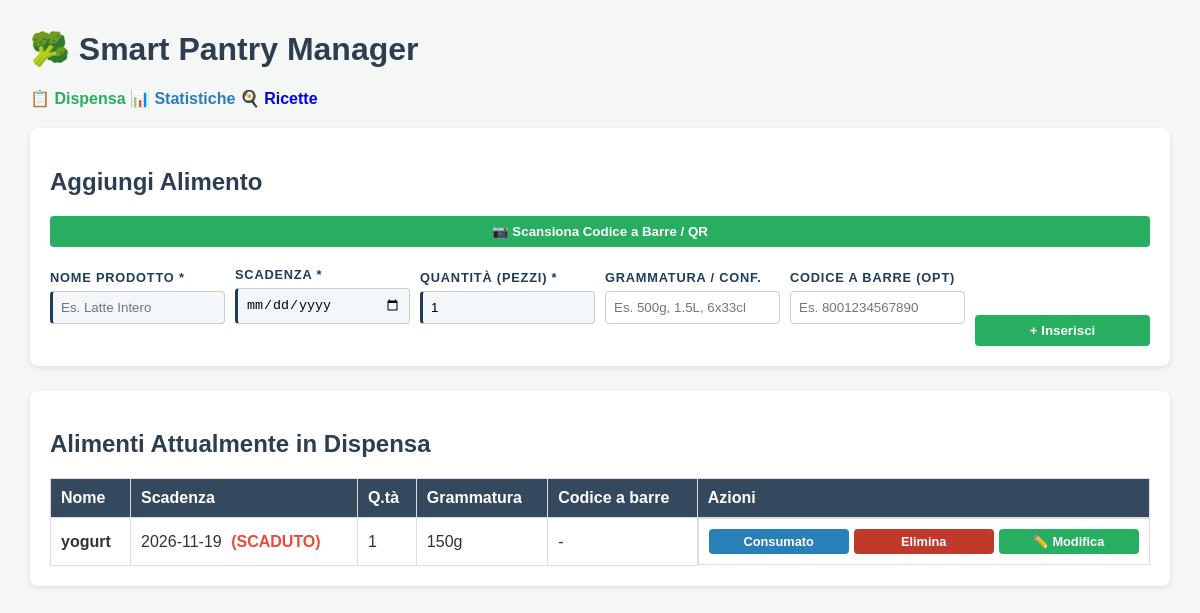
The page / on the database its author committed.
### tables this page shows
CREATE TABLE pantry_items (
    id INTEGER PRIMARY KEY AUTOINCREMENT,
    name TEXT NOT NULL,
    expiration_date DATE NOT NULL,
    quantity INTEGER NOT NULL DEFAULT 1,
    unit_size TEXT,
    barcode TEXT,
    status TEXT NOT NULL DEFAULT 'in_pantry',
    updated_at DATE NOT NULL DEFAULT (DATE('now'))
);

### app.py (the view)
@app.route('/')
def index():
    process_pantry_lifecycle()
    today_str = date.today().isoformat()
    conn = get_db_connection()
    items = conn.execute("""
        SELECT * FROM pantry_items
        WHERE status = 'in_pantry'
        ORDER BY expiration_date ASC
    """).fetchall()
    conn.close()
    return render_template('index.html', items=items, today_str=today_str)

### app.py (called while the page is built, shortened)
def process_pantry_lifecycle():
    today = date.today()
    cutoff_date = today - timedelta(days=7)
    cutoff_str = cutoff_date.isoformat() #formato AAAA-MM-GG
    conn = get_db_connection()
    conn.execute("""
        UPDATE pantry_items
        SET status = 'wasted', updated_at = DATE('now')
        WHERE status = 'in_pantry'
          AND expiration_date < ?
    """, (cutoff_str,))
    conn.commit()
    resolved_items = conn.execute("""
        SELECT id, quantity, status, expiration_date,
               strftime('%Y', expiration_date) AS exp_year,
               strftime('%m', expiration_date) AS exp_month
        FROM pantry_items
        WHERE status IN ('consumed', 'wasted')
    """).fetchall()  #lista di tuple
    conn.close()

### db.py (called while the page is built)
def get_db_connection():
    conn = sqlite3.connect(DATABASE_NAME)
    conn.row_factory = sqlite3.Row
    """risultati  restituiti come dizionari row['year']"""
    return conn

### templates/index.html (shortened to what this page needs)
{% extends "base.html" %}
{% block content %}
<div class="card">
    <h2>Aggiungi Alimento</h2>
    <div class="scan-box">
        <button type="button" id="start-scan-btn" class="btn-secondary">📷 Scansiona Codice a Barre / QR</button>
    </div>
<form action="/add" method="POST">
    <div>
        <label for="name">Nome Prodotto * </label>
        <input type="text" id="name" name="name" required placeholder="Es. Latte Intero">
        <span id="name-error" class="error-message"></span>
    </div>
    <div>
        <label for="expiration_date">Scadenza * </label>
        <input type="date" id="expiration_date" name="expiration_date" required>
        <span id="exp-error" class="error-message"></span>
    </div>
    <div>
        <label for="quantity">Quantità (Pezzi) *</label>
        <input type="number" id="quantity" name="quantity" value="1" min="1" required>
        <span id="quantity-error" class="error-message"></span>
    </div>
    <div>
        <label for="unit_size">Grammatura / Conf. </label>
        <input type="text" id="unit_size" name="unit_size" placeholder="Es. 500g, 1.5L, 6x33cl">
        <span id="unit-error" class="error-message"></span>
    </div>
    <div>
        <label for="barcode-input">Codice a barre (Opt)</label>
        <input type="text" id="barcode-input" name="barcode" placeholder="Es. 8001234567890">
        <span id="barcode-error" class="error-message"></span>
    </div>
    <div>
        <button type="submit" id="submit-btn" class="btn-primary">+ Inserisci</button>
    </div>
</form>
</div>
<div class="card">
    <h2>Alimenti Attualmente in Dispensa</h2>
    {% if items %}
    <table>
        <thead>
            <tr>
                <th>Nome</th>
                <th>Scadenza</th>
                <th>Q.tà</th>
                <th>Grammatura</th>
                <th>Codice a barre</th>
                <th>Azioni</th>
            </tr>
        </thead>
        <tbody>
            {% for item in items %}
            <tr>
                <td><strong>{{ item['name'] }}</strong></td>
                <td>
                    {{ item['expiration_date'] }}
                    {% if item['expiration_date'] < today_str %}
                        <span class="badge-expired">(SCADUTO)</span>
                    {% endif %}
                </td>
                <td>{{ item['quantity'] }}</td>
                <td>{{ item['unit_size'] if item['unit_size'] else '-' }}</td>
                <td>{{ item['barcode'] if item['barcode'] else '-' }}</td>
                <td class="actions-cell">
                    <form action="/update_status/{{ item['id'] }}/consumed" method="POST" class="inline-form">
                        <button type="submit" class="btn-action btn-consumed">Consumato</button>
                    </form>
                    <form action="/delete/{{ item['id'] }}" method="POST" class="inline-form">
                        <button type="submit" class="btn-action btn-delete">Elimina</button>
                    </form>
                    <button type="button"
                            class="btn-action btn-edit-item "
                            data-id="{{ item['id'] }}"
                            data-name="{{ item['name'] }}"
                            data-quantity="{{ item['quantity'] }}"
                            data-unit-size="{{ item['unit_size'] or '' }}"
                            data-expiration-date="{{ item['expiration_date'] }}">
                        ✏️ Modifica
                    </button>
                </td>
            </tr>
            {% endfor %}
        </tbody>
    </table>
    {% else %}
    <p>La dispensa è vuota. Aggiungi il primo prodotto tramite il modulo sopra.</p>
    {% endif %}
</div>
{% endblock %}

### static/style.css (style rules this page uses)
body { font-family: Arial, sans-serif; margin: 30px; background-color: #f4f7f6; color: #333; }
h1, h2 { color: #2c3e50; }
.card { background: white; padding: 20px; border-radius: 8px; box-shadow: 0 2px 5px rgba(0,0,0,0.1); margin-bottom: 25px; }
form { display: grid; grid-template-columns: repeat(auto-fit, minmax(140px, 1fr)); gap: 10px; align-items: end; }
label { font-size: 0.85em; font-weight: bold; margin-bottom: 3px; display: block; }
.card form label { display: block; font-size: 0.8rem; font-weight: 800; text-transform: uppercase; letter-spacing: 0.8px; color: #1e3d59; margin-bottom: 6px; }
.card form input:required { background-color: #f4f7f9; border-left: 3px solid #1e3d59; }
input, select, button, textarea { padding: 8px; border: 1px solid #ccc; border-radius: 4px; width: 100%; box-sizing: border-box; }
button { background-color: #27ae60; color: white; border: none; cursor: pointer; font-weight: bold; }
table { width: 100%; border-collapse: collapse; margin-top: 10px; background: white; }
th, td { border: 1px solid #ddd; padding: 10px; text-align: left; }
th { background-color: #34495e; color: white; }
.btn-action { display: inline-block; padding: 5px 8px; font-size: 0.8em; margin-right: 3px; width: auto; }
.btn-consumed { background-color: #2980b9; }
.btn-delete { background-color: #c0392b; }
.actions-cell { display: flex; gap: 5px; }
.actions-cell > * { flex: 1; margin: 0; }
.actions-cell .btn-action { width: 100%; margin-right: 0; text-align: center; }
.badge-expired { color: #e74c3c; font-weight: bold; margin-left: 5px; }
.error-message { color: #e74c3c; font-size: 0.82rem; font-weight: 600; margin-top: 4px; display: block; min-height: 18px; }
.scan-box { margin-bottom: 20px; text-align: center; }

### rows shown on the page
pantry_items: name "yogurt", expiration_date "2026-11-19", shows "(SCADUTO)", quantity "1", unit_size "150g", barcode "-"
